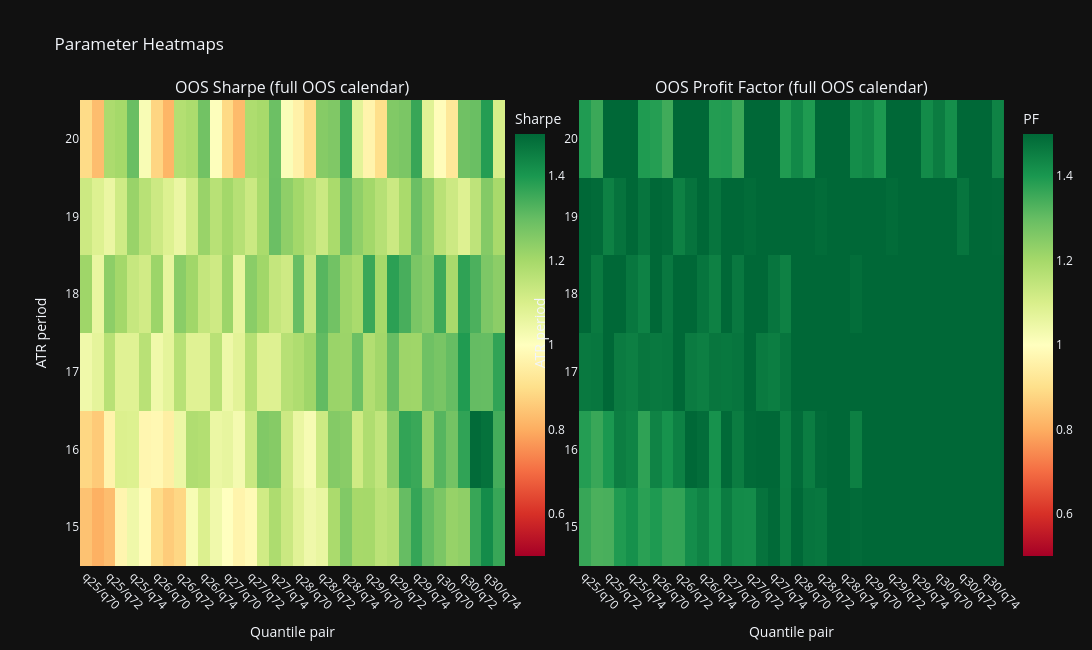
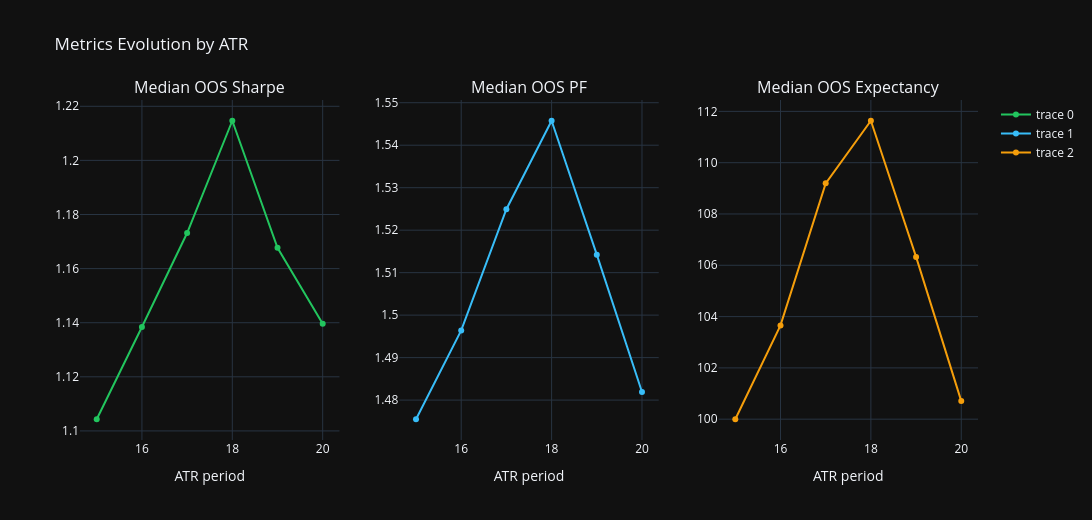
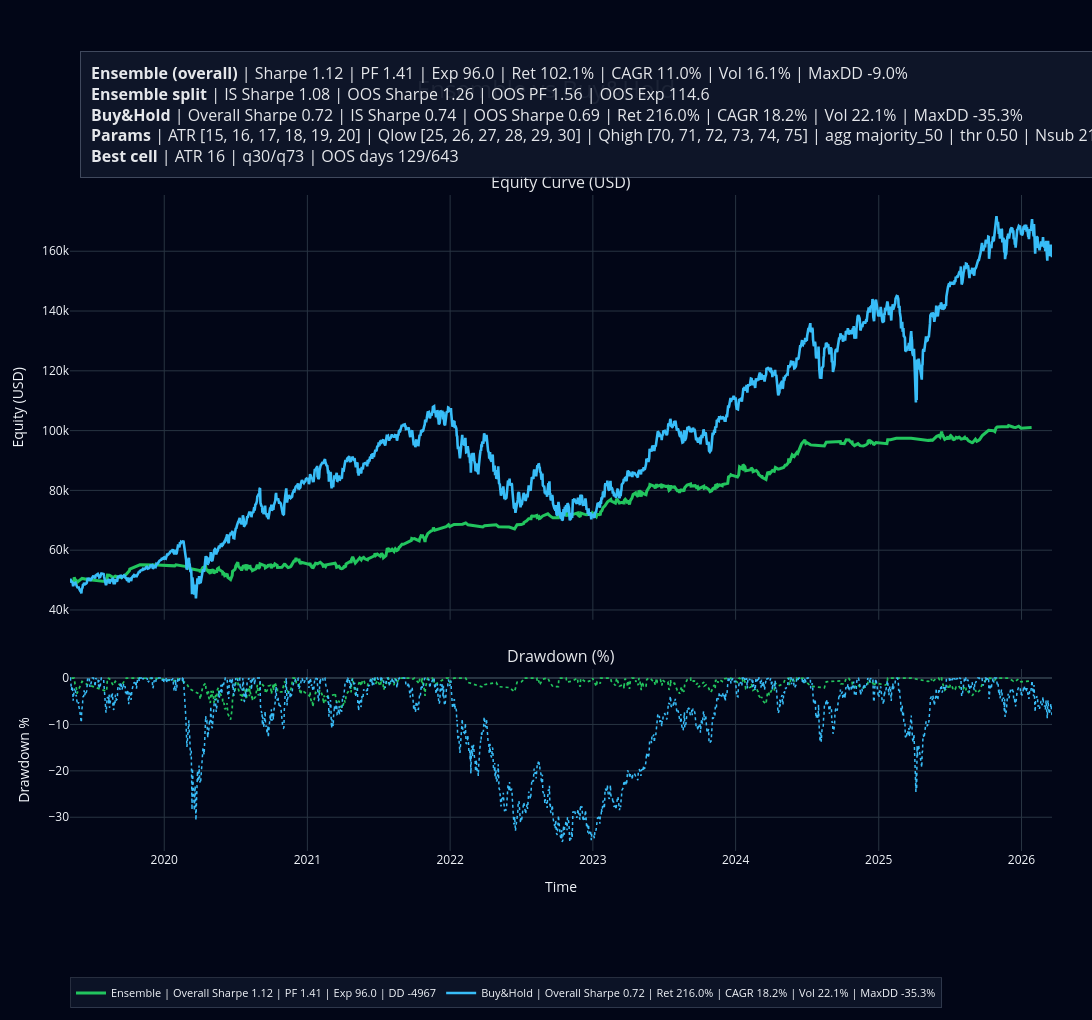

These figures' notebook cell, in order:
### Markdown cell above
## 4) Dark Plotly chart (Ensemble vs Buy and Hold)

### Code cell
heat_src = sweep_df.copy()
heat_src['pair'] = 'q' + heat_src['q_low_pct'].astype(int).astype(str) + '/q' + heat_src['q_high_pct'].astype(int).astype(str)

heat_sh = heat_src.pivot_table(index='atr_period', columns='pair', values='oos_sharpe_ratio', aggfunc='mean').sort_index()
heat_pf = heat_src.pivot_table(index='atr_period', columns='pair', values='oos_profit_factor', aggfunc='mean').sort_index()

fig_heat = make_subplots(
    rows=1,
    cols=2,
    horizontal_spacing=0.08,
    subplot_titles=('OOS Sharpe (full OOS calendar)', 'OOS Profit Factor (full OOS calendar)')
)
fig_heat.add_trace(
    go.Heatmap(z=heat_sh.to_numpy(), x=heat_sh.columns.tolist(), y=heat_sh.index.tolist(), colorscale='RdYlGn', colorbar=dict(title='Sharpe', x=0.46), zmin=0.5, zmax=1.5),
    row=1,
    col=1,
)
fig_heat.add_trace(
    go.Heatmap(z=heat_pf.to_numpy(), x=heat_pf.columns.tolist(), y=heat_pf.index.tolist(), colorscale='RdYlGn', colorbar=dict(title='PF', x=1.01), zmin=0.5, zmax=1.5),
    row=1,
    col=2,
)
fig_heat.update_layout(title='Parameter Heatmaps', width=1850, height=650, template='plotly_dark')
fig_heat.update_xaxes(title_text='Quantile pair', tickangle=45)
fig_heat.update_yaxes(title_text='ATR period')
fig_heat.show()

trend_df = (
    sweep_df.groupby('atr_period', as_index=False)
    .agg(
        median_oos_sharpe=('oos_sharpe_ratio', 'median'),
        median_oos_pf=('oos_profit_factor', 'median'),
        median_oos_expectancy=('oos_expectancy', 'median'),
        median_oos_selected_days=('oos_selected_days', 'median'),
    )
    .sort_values('atr_period')
)

fig_trend = make_subplots(rows=1, cols=3, subplot_titles=('Median OOS Sharpe', 'Median OOS PF', 'Median OOS Expectancy'))
fig_trend.add_trace(go.Scatter(x=trend_df['atr_period'], y=trend_df['median_oos_sharpe'], mode='lines+markers', line=dict(color='#22c55e')), row=1, col=1)
fig_trend.add_trace(go.Scatter(x=trend_df['atr_period'], y=trend_df['median_oos_pf'], mode='lines+markers', line=dict(color='#38bdf8')), row=1, col=2)
fig_trend.add_trace(go.Scatter(x=trend_df['atr_period'], y=trend_df['median_oos_expectancy'], mode='lines+markers', line=dict(color='#f59e0b')), row=1, col=3)
fig_trend.update_layout(template='plotly_dark', width=1850, height=520, title='Metrics Evolution by ATR')
fig_trend.update_xaxes(title_text='ATR period')
fig_trend.show()

best_atr_row = trend_df.sort_values(['median_oos_sharpe', 'median_oos_pf'], ascending=[False, False]).iloc[0]
display(Markdown(
    '### Quick summary\n'
    f"- Best single cell (full OOS): **ATR {int(best_row['atr_period'])} | q{int(best_row['q_low_pct'])}/q{int(best_row['q_high_pct'])}**\n"
    f"- Best ATR by median full-OOS behavior: **ATR {int(best_atr_row['atr_period'])}**\n"
    f"- Median selected OOS days at best ATR: **{best_atr_row['median_oos_selected_days']:.0f}** / **{len(oos_sessions)}**\n"
    f"- Trade floor used for ranking: **{trade_floor}**"
))

# -----------------------------
# Ensemble vs Buy and Hold plot
# -----------------------------
ens_ret = total_return_pct(ensemble_eq)
ens_dd = max_drawdown_pct(ensemble_eq)
ens_cagr = annualized_return_from_equity(ensemble_eq) * 100.0
ens_vol = vol_daily_from_equity(ensemble_eq) * 100.0
ens_overall_sh = float(ensemble_overall.get('sharpe_ratio', 0.0))
ens_overall_pf = float(ensemble_overall.get('profit_factor', 0.0))
ens_overall_exp = float(ensemble_overall.get('expectancy', 0.0))
ens_is_sh = float(ensemble_is.get('sharpe_ratio', 0.0))
ens_oos_sh = float(ensemble_oos.get('sharpe_ratio', 0.0))
ens_oos_pf = float(ensemble_oos.get('profit_factor', 0.0))
ens_oos_exp = float(ensemble_oos.get('expectancy', 0.0))

bench_ret = total_return_pct(bench)
bench_dd = max_drawdown_pct(bench)
bench_sh = sharpe_daily_from_equity(bench)
bench_cagr = annualized_return_from_equity(bench) * 100.0
bench_vol = vol_daily_from_equity(bench) * 100.0
bench_is = bench.loc[bench['timestamp'].dt.date.isin(set(is_sessions))].copy()
bench_oos = bench.loc[bench['timestamp'].dt.date.isin(set(oos_sessions))].copy()
bench_is_sh = sharpe_daily_from_equity(bench_is)
bench_oos_sh = sharpe_daily_from_equity(bench_oos)

legend_ens = (
    f"Ensemble | Overall Sharpe {ens_overall_sh:.2f} | PF {ens_overall_pf:.2f} | "
    f"Exp {ens_overall_exp:.1f} | DD {float(ensemble_overall.get('max_drawdown', 0.0)):.0f}"
)
legend_bh = (
    f"Buy&Hold | Overall Sharpe {bench_sh:.2f} | Ret {bench_ret:.1f}% | "
    f"CAGR {bench_cagr:.1f}% | Vol {bench_vol:.1f}% | MaxDD {bench_dd:.1f}%"
)

fig = make_subplots(
    rows=2,
    cols=1,
    shared_xaxes=True,
    vertical_spacing=0.075,
    row_heights=[0.70, 0.30],
    subplot_titles=('Equity Curve (USD)', 'Drawdown (%)')
)

fig.add_trace(go.Scatter(x=ensemble_eq['timestamp'], y=ensemble_eq['equity'], mode='lines', name=legend_ens, line=dict(width=3.0, color='#22c55e')), row=1, col=1)
fig.add_trace(go.Scatter(x=ensemble_eq['timestamp'], y=ensemble_eq['drawdown_pct'], mode='lines', name='DD Ensemble', showlegend=False, line=dict(width=1.7, color='#22c55e', dash='dot')), row=2, col=1)
fig.add_trace(go.Scatter(x=bench['timestamp'], y=bench['equity'], mode='lines', name=legend_bh, line=dict(width=2.6, color='#38bdf8')), row=1, col=1)
fig.add_trace(go.Scatter(x=bench['timestamp'], y=bench['drawdown_pct'], mode='lines', name='DD Buy&Hold', showlegend=False, line=dict(width=1.5, color='#38bdf8', dash='dot')), row=2, col=1)

summary_lines = [
    format_stats_line('Ensemble (overall)', ens_overall_sh, ens_ret, ens_cagr, ens_vol, ens_dd, pf=ens_overall_pf, exp=ens_overall_exp),
    f"<b>Ensemble split</b> | IS Sharpe {ens_is_sh:.2f} | OOS Sharpe {ens_oos_sh:.2f} | OOS PF {ens_oos_pf:.2f} | OOS Exp {ens_oos_exp:.1f}",
    f"<b>Buy&Hold</b> | Overall Sharpe {bench_sh:.2f} | IS Sharpe {bench_is_sh:.2f} | OOS Sharpe {bench_oos_sh:.2f} | Ret {bench_ret:.1f}% | CAGR {bench_cagr:.1f}% | Vol {bench_vol:.1f}% | MaxDD {bench_dd:.1f}%",
    f"<b>Params</b> | ATR {ATR_PERIODS} | Qlow {Q_LOW_VALUES} | Qhigh {Q_HIGH_VALUES} | agg {AGGREGATION_RULE} | thr {consensus_threshold:.2f} | Nsub {n_subsignals}",
    f"<b>Best cell</b> | ATR {int(best_row['atr_period'])} | q{int(best_row['q_low_pct'])}/q{int(best_row['q_high_pct'])} | OOS days {int(best_row['oos_selected_days'])}/{len(oos_sessions)}",
]

fig.add_annotation(
    xref='paper', yref='paper', x=0.01, y=1.22,
    text='<br>'.join(summary_lines),
    showarrow=False, align='left',
    bordercolor='rgba(148,163,184,0.40)', borderwidth=1, borderpad=10,
    bgcolor='rgba(15,23,42,0.94)', font=dict(size=13, color='#e5e7eb'),
)

fig.update_layout(
    template='plotly_dark',
    width=1850,
    height=1020,
    title=dict(text='Ensemble vs Buy&Hold', x=0.5, xanchor='center', font=dict(size=24)),
    legend=dict(orientation='h', yanchor='bottom', y=-0.24, xanchor='left', x=0.0, font=dict(size=11), bgcolor='rgba(15,23,42,0.82)', bordercolor='rgba(148,163,184,0.25)', borderwidth=1),
    margin=dict(l=70, r=40, t=195, b=140),
    paper_bgcolor='#020617',
    plot_bgcolor='#020617',
)
fig.update_annotations(font=dict(size=16, color='#e5e7eb'))
fig.update_yaxes(title_text='Equity (USD)', row=1, col=1)
fig.update_yaxes(title_text='Drawdown %', row=2, col=1)
fig.update_xaxes(title_text='Time', row=2, col=1)

fig.show()

### Figure 1 — Plotly figure (JSON) as saved in the notebook; plotly's stock layout.template omitted (floating-point values rounded to 4 significant figures; data arrays with more than 128 entries replaced by an {"elided": "..."} marker saying what was removed)
{"data": [{"colorbar": {"title": {"text": "Sharpe"}, "x": 0.46}, "colorscale": [[0, "rgb(165,0,38)"], [0.1, "rgb(215,48,39)"], [0.2, "rgb(244,109,67)"], [0.3, "rgb(253,174,97)"], [0.4, "rgb(254,224,139)"], [0.5, "rgb(255,255,191)"], [0.6, "rgb(217,239,139)"], [0.7, "rgb(166,217,106)"], [0.8, "rgb(102,189,99)"], [0.9, "rgb(26,152,80)"], [1, "rgb(0,104,55)"]], "type": "heatmap", "x": ["q25/q70", "q25/q71", "q25/q72", "q25/q73", "q25/q74", "q25/q75", "q26/q70", "q26/q71", "q26/q72", "q26/q73", "q26/q74", "q26/q75", "q27/q70", "q27/q71", "q27/q72", "q27/q73", "q27/q74", "q27/q75", "q28/q70", "q28/q71", "q28/q72", "q28/q73", "q28/q74", "q28/q75", "q29/q70", "q29/q71", "q29/q72", "q29/q73", "q29/q74", "q29/q75", "q30/q70", "q30/q71", "q30/q72", "q30/q73", "q30/q74", "q30/q75"], "xaxis": "x", "y": [15, 16, 17, 18, 19, 20], "yaxis": "y", "z": {"elided": "6x36 float values"}, "zmax": 1.5, "zmin": 0.5}, {"colorbar": {"title": {"text": "PF"}, "x": 1.01}, "colorscale": [[0, "rgb(165,0,38)"], [0.1, "rgb(215,48,39)"], [0.2, "rgb(244,109,67)"], [0.3, "rgb(253,174,97)"], [0.4, "rgb(254,224,139)"], [0.5, "rgb(255,255,191)"], [0.6, "rgb(217,239,139)"], [0.7, "rgb(166,217,106)"], [0.8, "rgb(102,189,99)"], [0.9, "rgb(26,152,80)"], [1, "rgb(0,104,55)"]], "type": "heatmap", "x": ["q25/q70", "q25/q71", "q25/q72", "q25/q73", "q25/q74", "q25/q75", "q26/q70", "q26/q71", "q26/q72", "q26/q73", "q26/q74", "q26/q75", "q27/q70", "q27/q71", "q27/q72", "q27/q73", "q27/q74", "q27/q75", "q28/q70", "q28/q71", "q28/q72", "q28/q73", "q28/q74", "q28/q75", "q29/q70", "q29/q71", "q29/q72", "q29/q73", "q29/q74", "q29/q75", "q30/q70", "q30/q71", "q30/q72", "q30/q73", "q30/q74", "q30/q75"], "xaxis": "x2", "y": [15, 16, 17, 18, 19, 20], "yaxis": "y2", "z": {"elided": "6x36 float values"}, "zmax": 1.5, "zmin": 0.5}], "layout": {"annotations": [{"font": {"size": 16}, "showarrow": false, "text": "OOS Sharpe (full OOS calendar)", "x": 0.23, "xanchor": "center", "xref": "paper", "y": 1, "yanchor": "bottom", "yref": "paper"}, {"font": {"size": 16}, "showarrow": false, "text": "OOS Profit Factor (full OOS calendar)", "x": 0.77, "xanchor": "center", "xref": "paper", "y": 1, "yanchor": "bottom", "yref": "paper"}], "height": 650, "title": {"text": "Parameter Heatmaps"}, "width": 1850, "xaxis": {"anchor": "y", "domain": [0, 0.46], "tickangle": 45, "title": {"text": "Quantile pair"}}, "xaxis2": {"anchor": "y2", "domain": [0.54, 1], "tickangle": 45, "title": {"text": "Quantile pair"}}, "yaxis": {"anchor": "x", "domain": [0, 1], "title": {"text": "ATR period"}}, "yaxis2": {"anchor": "x2", "domain": [0, 1], "title": {"text": "ATR period"}}}}

### Figure 2 — Plotly figure (JSON) as saved in the notebook; plotly's stock layout.template omitted (floating-point values rounded to 4 significant figures)
{"data": [{"line": {"color": "#22c55e"}, "mode": "lines+markers", "type": "scatter", "x": [15, 16, 17, 18, 19, 20], "xaxis": "x", "y": [1.104, 1.138, 1.173, 1.215, 1.168, 1.14], "yaxis": "y"}, {"line": {"color": "#38bdf8"}, "mode": "lines+markers", "type": "scatter", "x": [15, 16, 17, 18, 19, 20], "xaxis": "x2", "y": [1.475, 1.496, 1.525, 1.546, 1.514, 1.482], "yaxis": "y2"}, {"line": {"color": "#f59e0b"}, "mode": "lines+markers", "type": "scatter", "x": [15, 16, 17, 18, 19, 20], "xaxis": "x3", "y": [100.0, 103.7, 109.2, 111.6, 106.3, 100.7], "yaxis": "y3"}], "layout": {"annotations": [{"font": {"size": 16}, "showarrow": false, "text": "Median OOS Sharpe", "x": 0.1444, "xanchor": "center", "xref": "paper", "y": 1, "yanchor": "bottom", "yref": "paper"}, {"font": {"size": 16}, "showarrow": false, "text": "Median OOS PF", "x": 0.5, "xanchor": "center", "xref": "paper", "y": 1, "yanchor": "bottom", "yref": "paper"}, {"font": {"size": 16}, "showarrow": false, "text": "Median OOS Expectancy", "x": 0.8556, "xanchor": "center", "xref": "paper", "y": 1, "yanchor": "bottom", "yref": "paper"}], "height": 520, "title": {"text": "Metrics Evolution by ATR"}, "width": 1850, "xaxis": {"anchor": "y", "domain": [0, 0.2889], "title": {"text": "ATR period"}}, "xaxis2": {"anchor": "y2", "domain": [0.3556, 0.6444], "title": {"text": "ATR period"}}, "xaxis3": {"anchor": "y3", "domain": [0.7111, 1], "title": {"text": "ATR period"}}, "yaxis": {"anchor": "x", "domain": [0, 1]}, "yaxis2": {"anchor": "x2", "domain": [0, 1]}, "yaxis3": {"anchor": "x3", "domain": [0, 1]}}}

### Figure 3 — Plotly figure (JSON) as saved in the notebook; plotly's stock layout.template omitted (floating-point values rounded to 4 significant figures; data arrays with more than 128 entries replaced by an {"elided": "..."} marker saying what was removed)
{"data": [{"line": {"color": "#22c55e", "width": 3}, "mode": "lines", "name": "Ensemble | Overall Sharpe 1.12 | PF 1.41 | Exp 96.0 | DD -4967", "type": "scatter", "x": {"elided": "532 str values"}, "xaxis": "x", "y": {"elided": "532 float values"}, "yaxis": "y"}, {"line": {"color": "#22c55e", "dash": "dot", "width": 1.7}, "mode": "lines", "name": "DD Ensemble", "showlegend": false, "type": "scatter", "x": {"elided": "532 str values"}, "xaxis": "x2", "y": {"elided": "532 float values"}, "yaxis": "y2"}, {"line": {"color": "#38bdf8", "width": 2.6}, "mode": "lines", "name": "Buy&Hold | Overall Sharpe 0.72 | Ret 216.0% | CAGR 18.2% | Vol 22.1% | MaxDD -35.3%", "type": "scatter", "x": {"elided": "2143 str values"}, "xaxis": "x", "y": {"elided": "2143 float values"}, "yaxis": "y"}, {"line": {"color": "#38bdf8", "dash": "dot", "width": 1.5}, "mode": "lines", "name": "DD Buy&Hold", "showlegend": false, "type": "scatter", "x": {"elided": "2143 str values"}, "xaxis": "x2", "y": {"elided": "2143 float values"}, "yaxis": "y2"}], "layout": {"annotations": [{"font": {"color": "#e5e7eb", "size": 16}, "showarrow": false, "text": "Equity Curve (USD)", "x": 0.5, "xanchor": "center", "xref": "paper", "y": 1, "yanchor": "bottom", "yref": "paper"}, {"font": {"color": "#e5e7eb", "size": 16}, "showarrow": false, "text": "Drawdown (%)", "x": 0.5, "xanchor": "center", "xref": "paper", "y": 0.2775, "yanchor": "bottom", "yref": "paper"}, {"align": "left", "bgcolor": "rgba(15,23,42,0.94)", "bordercolor": "rgba(148,163,184,0.40)", "borderpad": 10, "borderwidth": 1, "font": {"color": "#e5e7eb", "size": 16}, "showarrow": false, "text": "<b>Ensemble (overall)</b> | Sharpe 1.12 | PF 1.41 | Exp 96.0 | Ret 102.1% | CAGR 11.0% | Vol 16.1% | MaxDD -9.0%<br><b>Ensemble split</b> | IS Sharpe 1.08 | OOS Sharpe 1.26 | OOS PF 1.56 | OOS Exp 114.6<br><b>Buy&Hold</b> | Overall Sharpe 0.72 | IS Sharpe 0.74 | OOS Sharpe 0.69 | Ret 216.0% | CAGR 18.2% | Vol 22.1% | MaxDD -35.3%<br><b>Params</b> | ATR [15, 16, 17, 18, 19, 20] | Qlow [25, 26, 27, 28, 29, 30] | Qhigh [70, 71, 72, 73, 74, 75] | agg majority_50 | thr 0.50 | Nsub 216<br><b>Best cell</b> | ATR 16 | q30/q73 | OOS days 129/643", "x": 0.01, "xref": "paper", "y": 1.22, "yref": "paper"}], "height": 1020, "legend": {"bgcolor": "rgba(15,23,42,0.82)", "bordercolor": "rgba(148,163,184,0.25)", "borderwidth": 1, "font": {"size": 11}, "orientation": "h", "x": 0, "xanchor": "left", "y": -0.24, "yanchor": "bottom"}, "margin": {"b": 140, "l": 70, "r": 40, "t": 195}, "paper_bgcolor": "#020617", "plot_bgcolor": "#020617", "title": {"font": {"size": 24}, "text": "Ensemble vs Buy&Hold", "x": 0.5, "xanchor": "center"}, "width": 1850, "xaxis": {"anchor": "y", "domain": [0, 1], "matches": "x2", "showticklabels": false}, "xaxis2": {"anchor": "y2", "domain": [0, 1], "title": {"text": "Time"}}, "yaxis": {"anchor": "x", "domain": [0.3525, 1], "title": {"text": "Equity (USD)"}}, "yaxis2": {"anchor": "x2", "domain": [0, 0.2775], "title": {"text": "Drawdown %"}}}}
